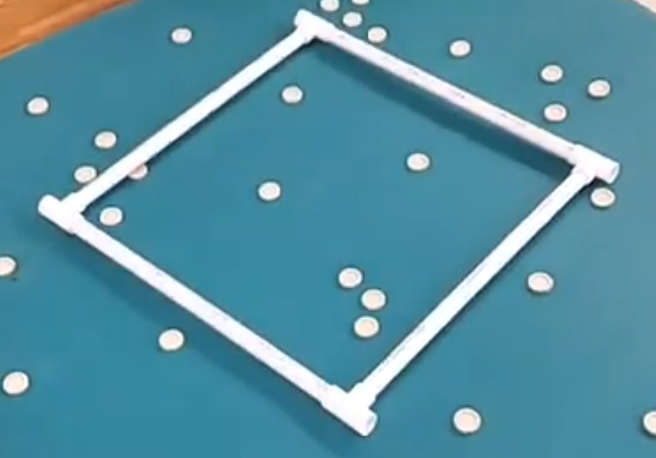
#> input picture src/computer_version/catch.PNG, 656 x 458 px
$ python square_detection_real.py
#> lines starting #> are read from the running program, lines starting #| are printed output that depends on the picture; after the words box and inside, x2 and y2 are one past the last pixel; in counts of white or black regions, pixels touching at a corner belong together
#> further down, read_image is the input picture: shape (458, 656, 3); mean B, G, R 161.8, 143.7, 84.9
import pandas as pd
from sklearn.cluster import KMeans
import cv2
import numpy as np


def drop_noisy(df):
    """
    Filter the outlier points in the data
    :param df: the dataframe of the data
    :return: the dataframe after filter
    """
    df_copy = df.copy()
    df_describe = df_copy.describe()
    for column in df.columns:
        mean = df_describe.loc['mean', column]
        std = df_describe.loc['std', column]
        minvalue = mean - 0.5 * std
        maxvalue = mean + 0.5 * std
        df_copy = df_copy[df_copy[column] >= minvalue]
        df_copy = df_copy[df_copy[column] <= maxvalue]
    return df_copy


def mussels_count(image):
    """
    Display and count the number of the mussels in the square
    :param image: the input image
    :return: the number of mussels
    """
    img = image
    # Set the image to HSV field
    img_hsv = cv2.cvtColor(img, cv2.COLOR_BGR2HSV)
#> img_hsv: shape (458, 656, 3); mean H, S, V 96, 132, 163.5

    # Set the range of the HSV field to create the mask
    lower = np.array([0, 0, 220])
    upper = np.array([255, 50, 255])
    mask = cv2.inRange(img_hsv, lower, upper)
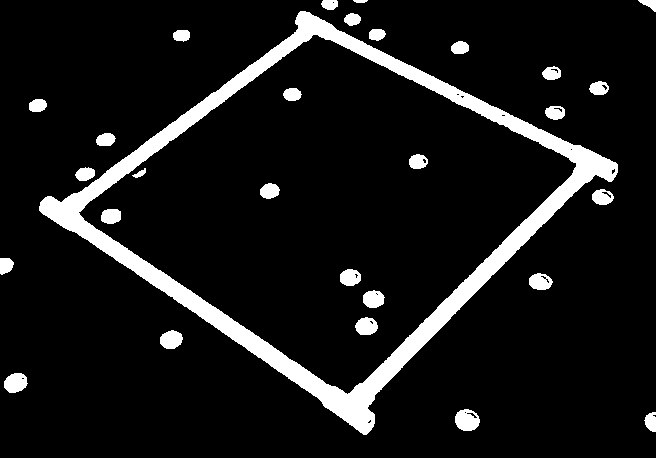
#> mask: shape (458, 656); 9.4% white; 29 white regions
    img_grey = cv2.inRange(img_hsv, lower, upper)

    # Find the outline(contours) of the image for each rectangular
    contours, hi = cv2.findContours(mask, cv2.RETR_TREE, cv2.CHAIN_APPROX_NONE)
#> contours = 51 contours, 18 with area under 20; largest, box (x1, y1, x2, y2) and area: (39, 11, 618, 435) 114108, (78, 34, 577, 395) 93208, (455, 409, 480, 431) 399, (4, 373, 28, 393) 336, (160, 330, 183, 349) 302; hi = 51 rows, first 6: [1, -1, -1, -1], [4, 0, 2, -1], [3, -1, -1, 1], [-1, 2, -1, 1], [6, 1, 5, -1], [-1, -1, -1, 4]
    # Filter the rectangular in the image within a threshold of area
    for i in range(len(contours)):
        area = cv2.contourArea(contours[i])
        if area < 2000:
            cv2.drawContours(mask, [contours[i]], 0, 0, -1)
#> this loop made 51 passes
#> area on passes 1, 2, 3, 5, 7, 8, 11, 12, 13, 14, 15, 16: 151.5, 399, 27.5, 336, 302, 286, 163, 243.5, 27, 186, 181, 203.5
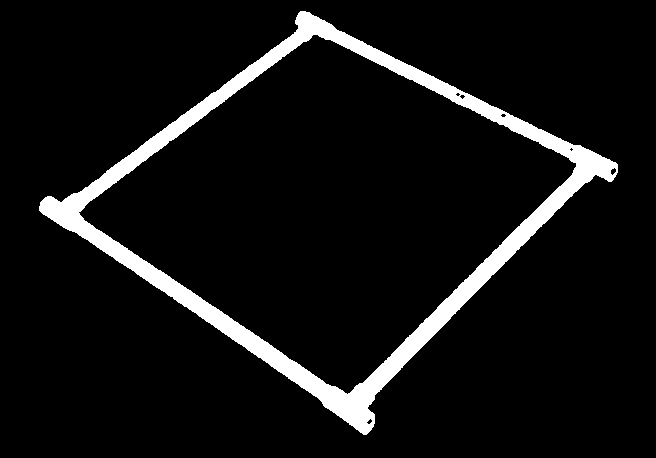
#> mask: shape (458, 656); 7.3% white; 1 white region, box (x1, y1, x2, y2) and area: (39, 11, 618, 435) 21969

    # Erode the image
    kernel = np.ones((7, 7), np.uint8)
    mask = cv2.erode(mask, kernel, iterations=1)
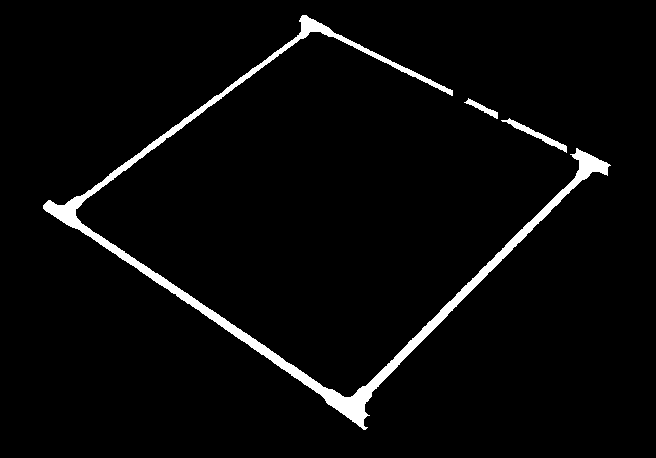
#> mask: shape (458, 656); 3.5% white; 3 white regions, box (x1, y1, x2, y2) and area: (43, 15, 611, 430) 9859, (501, 118, 567, 153) 390, (464, 98, 498, 119) 190
    # Canny transform to get the edge of the image
    img_canny = cv2.Canny(mask, 20, 250)
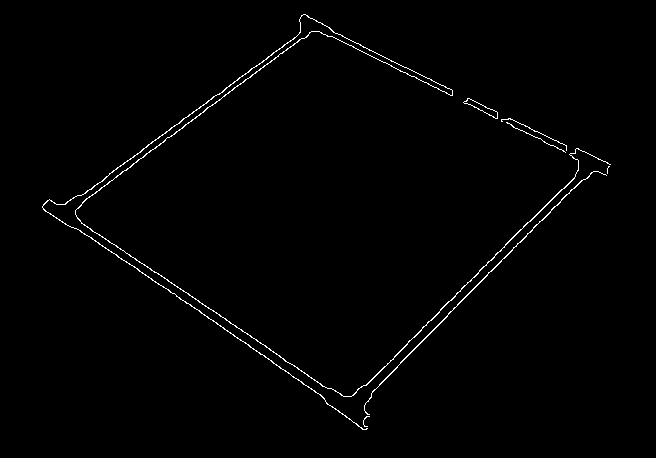
#> img_canny: shape (458, 656); 1% white in thin lines or dots, all inside (x1, y1, x2, y2) = (42, 14, 611, 430)
    # Gaussian blur to smooth the edge to get the Hough line easier
    img_GaussianBlur = cv2.GaussianBlur(img_canny, (5, 5), 0)
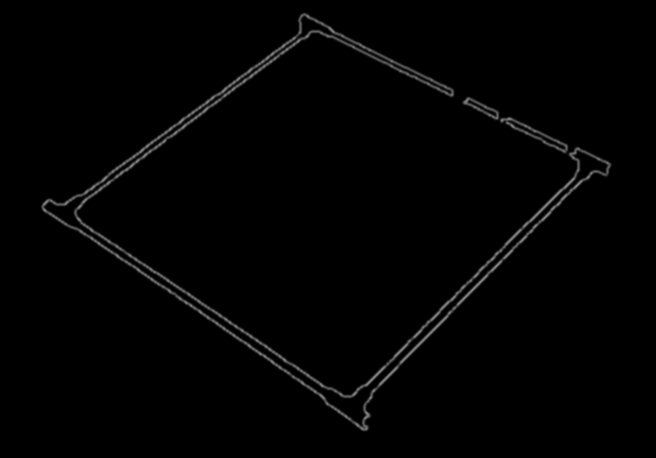
#> img_GaussianBlur: shape (458, 656); min 0, max 127, mean 2.6

    # Get the points of the Hough line
    lines = cv2.HoughLinesP(img_GaussianBlur, rho=0.1, theta=np.pi / 90, threshold=4, lines=4, minLineLength=200,
                            maxLineGap=50)
#> lines = 70 rows, first 6: [58, 222, 318, 19], [44, 200, 363, 431], [343, 418, 597, 155], [46, 198, 367, 431], [331, 409, 607, 160], [299, 14, 612, 166]
    # Attach the points to a list
    lines1 = lines[:, 0, :]
#> lines1 has the same summary as lines
    points = list()
    for x1, y1, x2, y2 in lines1:
        points.append((x1, y1))
        points.append((x2, y2))
#> this loop made 70 passes
#> (x1, y1, x2, y2) on passes 1 to 12: (58, 222, 318, 19), (44, 200, 363, 431), (343, 418, 597, 155), (46, 198, 367, 431), (331, 409, 607, 160), (299, 14, 612, 166), (339, 415, 592, 153), (297, 19, 609, 171), (297, 22, 609, 174), (345, 417, 598, 155), (56, 221, 316, 18), (297, 17, 609, 169)
#> after the loop, points = 140 pairs, first value 43 to 612, second value 13 to 431
        # Draw the Hough lines on the image
        # cv2.line(img, (x1, y1), (x2, y2), (0, 255, 0), 2)

    # Create Pandas.DataFrame for analyze
    rect_points = pd.DataFrame(points)
#> rect_points = table of 140 rows and 2 columns
    rect_points = rect_points.rename(columns={0: 'x', 1: 'y'})

    # Use K-Means Cluster to classify different points(Four corner points)
    km = KMeans(n_clusters=4).fit(rect_points)
    rect_points['label'] = km.labels_
#> (the run stopped early here; a loop or call above may not have finished)
